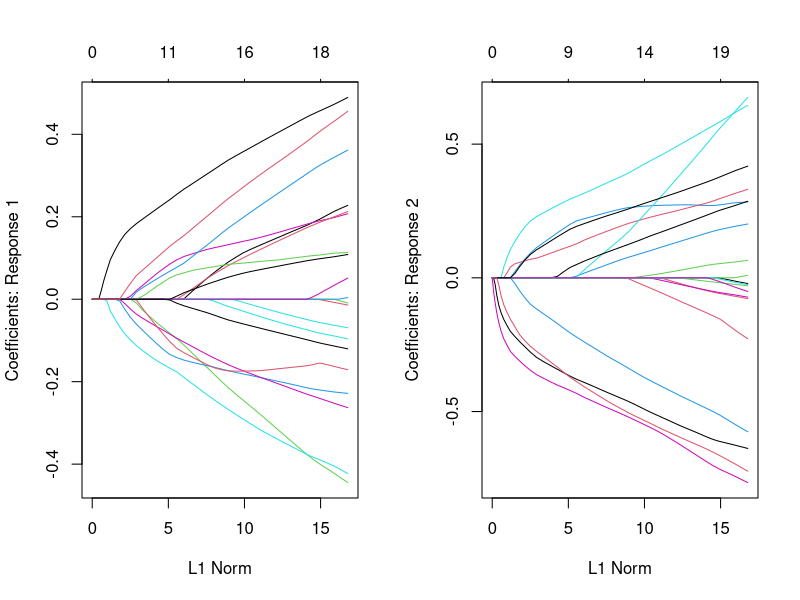
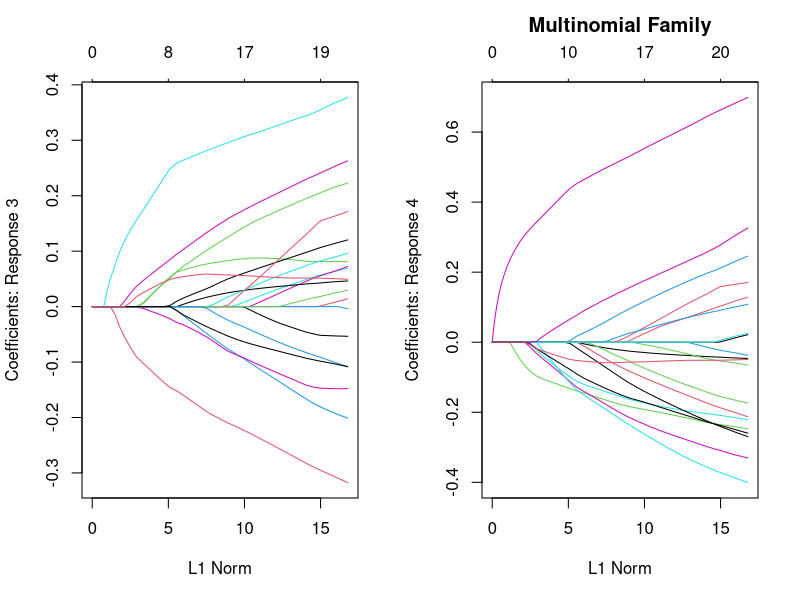
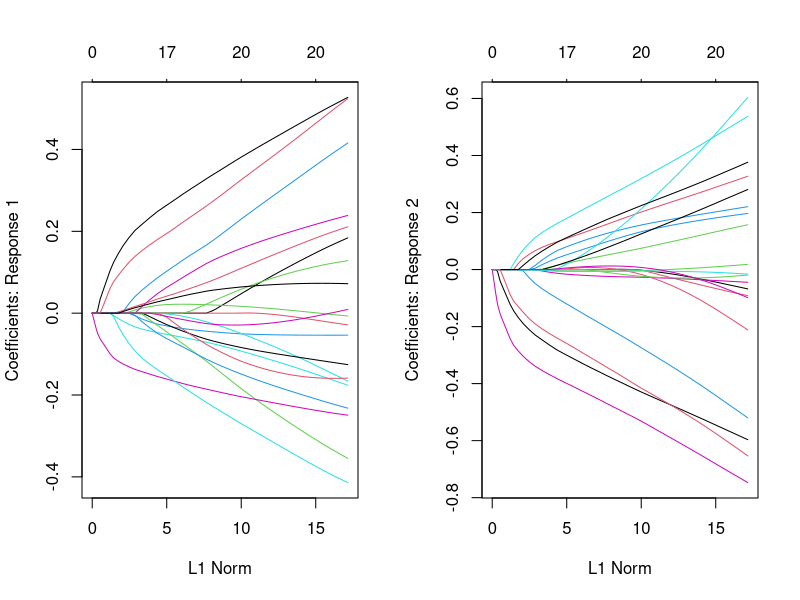
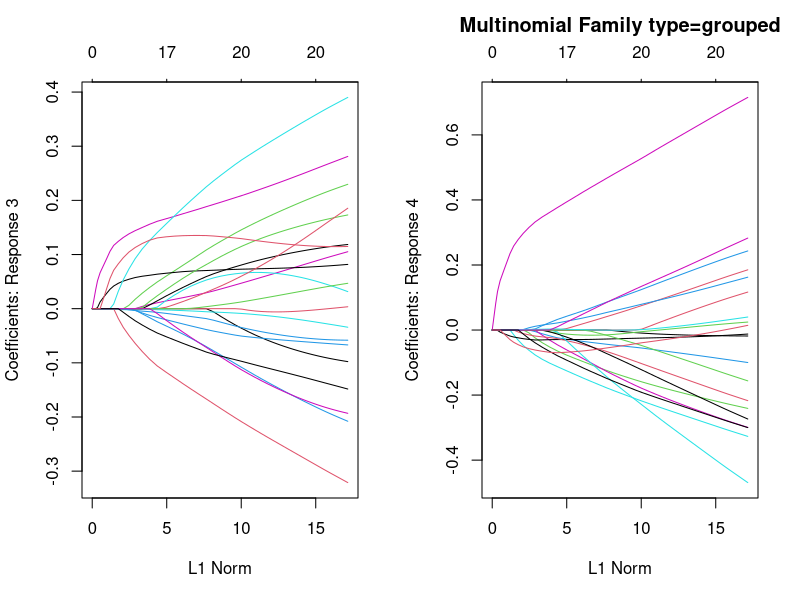

Recreate these plots in R, in order.
# 加载带有惩罚项的广义线性模型
library("glmnet")
# 设置工作路径
setwd("D:\\softwares\\applied statistics\\rcodelearning\\chap44\\sourcecode")
# 生成数据
set.seed(1010)
x <- matrix(rnorm(100 * 20), 100, 20)
y <- sample(1:4, 100, replace = TRUE)
fit <- glmnet(x, y, family = "multinomial")
fita <- glmnet(x, y, family = "multinomial", type.multinomial = "grouped")
dev.new()
pdf("../codeimage/code6.pdf")
par(mfrow = c(1, 2))
plot(fit)
title("Multinomial Family", line = 2.5)
plot(fita)
title("Multinomial Family type=grouped", line = 2.5)
dev.off()
dev.off()
# 保存工作空间
save.image("R10.RData")
